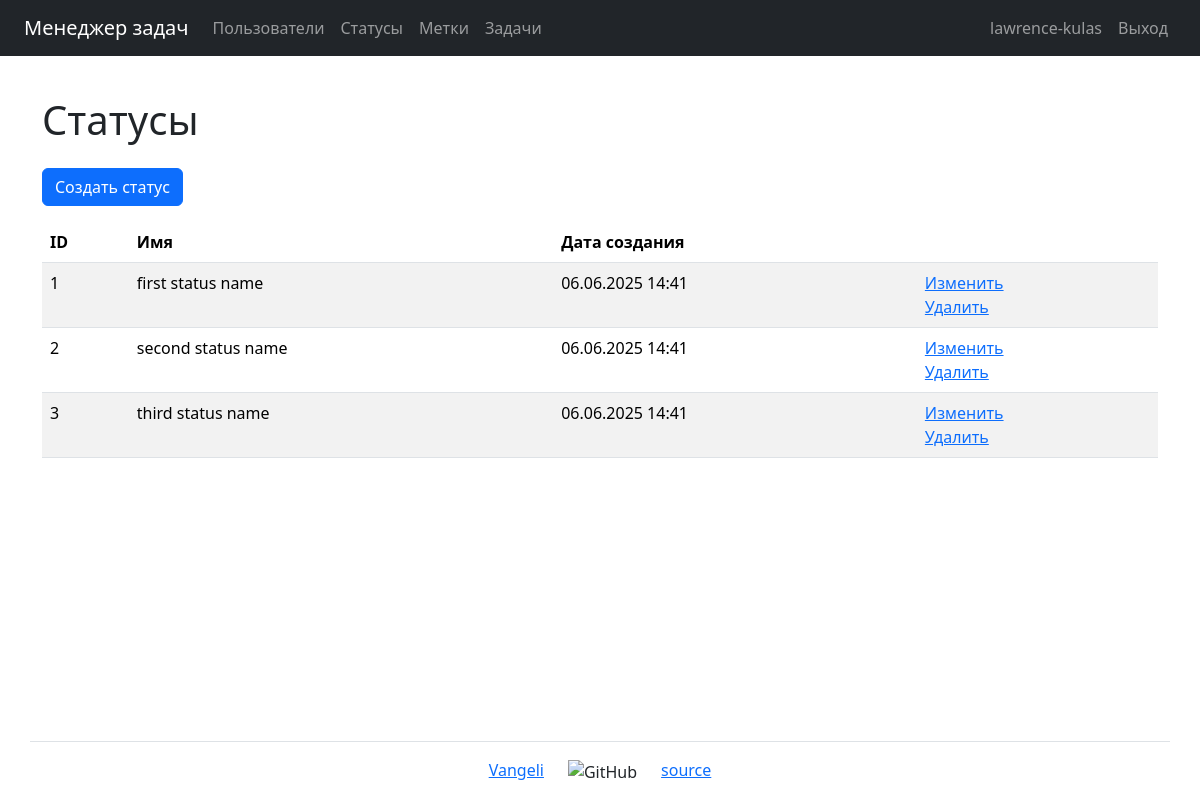
Page /statuses/ (signed in) on the committed database.
### task_manager/users/models.py (models this page shows, shortened)
class User(AbstractUser):
    first_name = models.CharField(max_length=150)
    last_name = models.CharField(max_length=150)

### task_manager/statuses/models.py (models this page shows, shortened)
class Status(models.Model):
    name = models.CharField(
        max_length=150,
        unique=True,
        blank=False,
        verbose_name=_("Name"),
    )
    created_at = models.DateTimeField(
        auto_now_add=True,
        verbose_name=_("Created at"),
    )
    class Meta:
        verbose_name = _("Status")
        verbose_name_plural = _("Statuses")

### task_manager/statuses/views.py (the view)
# urls.py: path("", StatusesListView.as_view(), name="statuses"),
class StatusesListView(AuthRequiredMixin, ListView):
    template_name = "statuses/statuses.html"
    model = Status
    context_object_name = "statuses"
    def get_context_data(self, **kwargs):
        context = {
            **super().get_context_data(**kwargs),
            "title": _("Statuses"),
        }
        return context

### task_manager/mixins.py (called while the page is built)
    def dispatch(self, request, *args, **kwargs):
        if not request.user.is_authenticated:
            messages.error(request, self.auth_message)
            return redirect(reverse_lazy("login"))
        return super().dispatch(request, *args, **kwargs)

### task_manager/templates/statuses/statuses.html (shortened to what this page needs)
{% extends "base.html" %}
{% load django_bootstrap5 %}
{% load i18n %}
{% block content %}
    <h1 class="my-4">{{ title }}</h1>
    <a class="btn btn-primary mb-3" href="{% url 'status_create' %}">{% trans 'Create status' %}</a>
    <table class="table table-striped">
        <thead class="thead-dark">
            <tr>
                <th>{% trans 'ID' %}</th>
                <th>{% trans 'Name' %}</th>
                <th>{% trans 'Created at' %}</th>
                <th></th>
            </tr>
        </thead>
        <tbody>
            {% if statuses %}
                {% for status in statuses %}
                    <tr>
                        <td>{{ status.id }}</td>
                        <td>{{ status.name }}</td>
                        <td>{{ status.created_at|date:"d.m.Y H:i" }}</td>
                        <td>
                          <a href="{% url 'status_update' status.id %}">{% trans 'Update' %}</a>
                          <br>
                          <a href="{% url 'status_delete' status.id %}">{% trans 'Delete' %}</a>
                        </td>
                    </tr>
                {% endfor %}
            {% endif %}
        </tbody>
    </table>
{% endblock content %}

### task_manager/templates/nav_bar.html (shortened to what this page needs)
{% load i18n %}
<nav class="navbar navbar-expand-md navbar-dark bg-dark mb-3">
    <div class="container-fluid px-4">
        <a class="navbar-brand"
           href="{% url 'home' %}">{% trans "Task manager" %}</a>
        <div class="collapse navbar-collapse" id="navbarToggleExternalContent">
            <ul class="navbar-nav me-auto">
                <li class="nav-item">
                    <a class="nav-link"
                       href="{% url 'users' %}">{% trans "Users" %}</a>
                </li>
                {% if user.is_authenticated %}
                    <li class="nav-item">
                        <a class="nav-link" href="{% url 'statuses' %}">{% trans "Statuses" %}</a>
                    </li>
                    <li class="nav-item">
                        <a class="nav-link" href="{% url 'labels' %}">{% trans "Labels" %}</a>
                    </li>
                    <li class="nav-item">
                        <a class="nav-link" href="{% url 'tasks' %}">{% trans "Tasks" %}</a>
                    </li>
                {% endif %}
            </ul>
            <ul class="navbar-nav">
                {% if user.is_authenticated %}
                    <li class="nav-item">
                        <a class="nav-link" href="#">{{ user.username }}</a>
                    </li>
                    <li class="nav-item">
                        <form action="{% url 'logout' %}" method="POST">
                            <button type="submit" class="nav-link">
                                {% trans "Log Out" %}
                            </button>
                        </form>
                    </li>
                {% endif %}
            </ul>
        </div>
    </div>
</nav>

### rows in the picture
User: username "lawrence-kulas"
Status: id "1", name "first status name", created_at "06.06.2025 14:41"
Status: id "2", name "second status name", created_at "06.06.2025 14:41"
Status: id "3", name "third status name", created_at "06.06.2025 14:41"

### other values in the picture
{{ title }} "Статусы"
